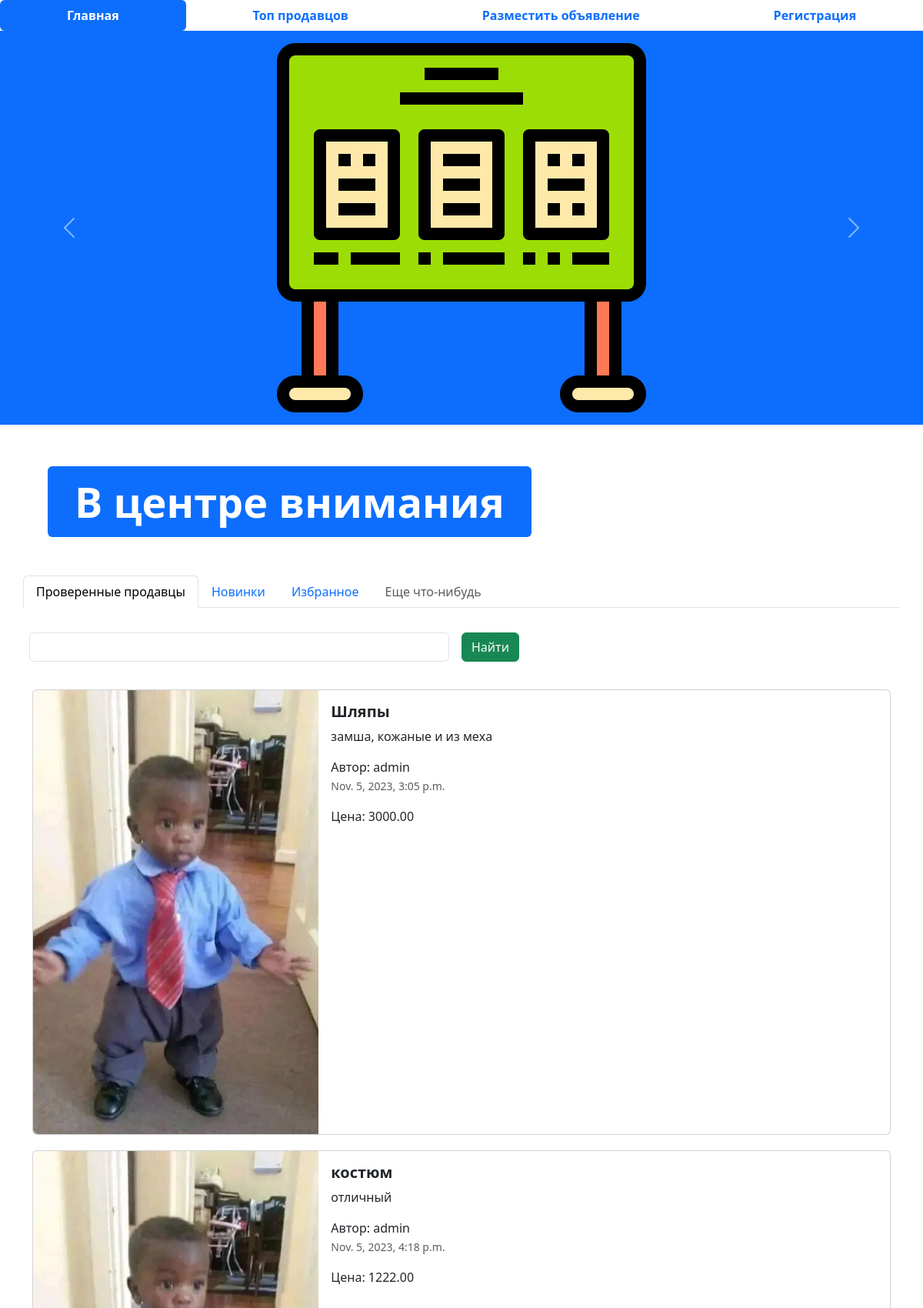
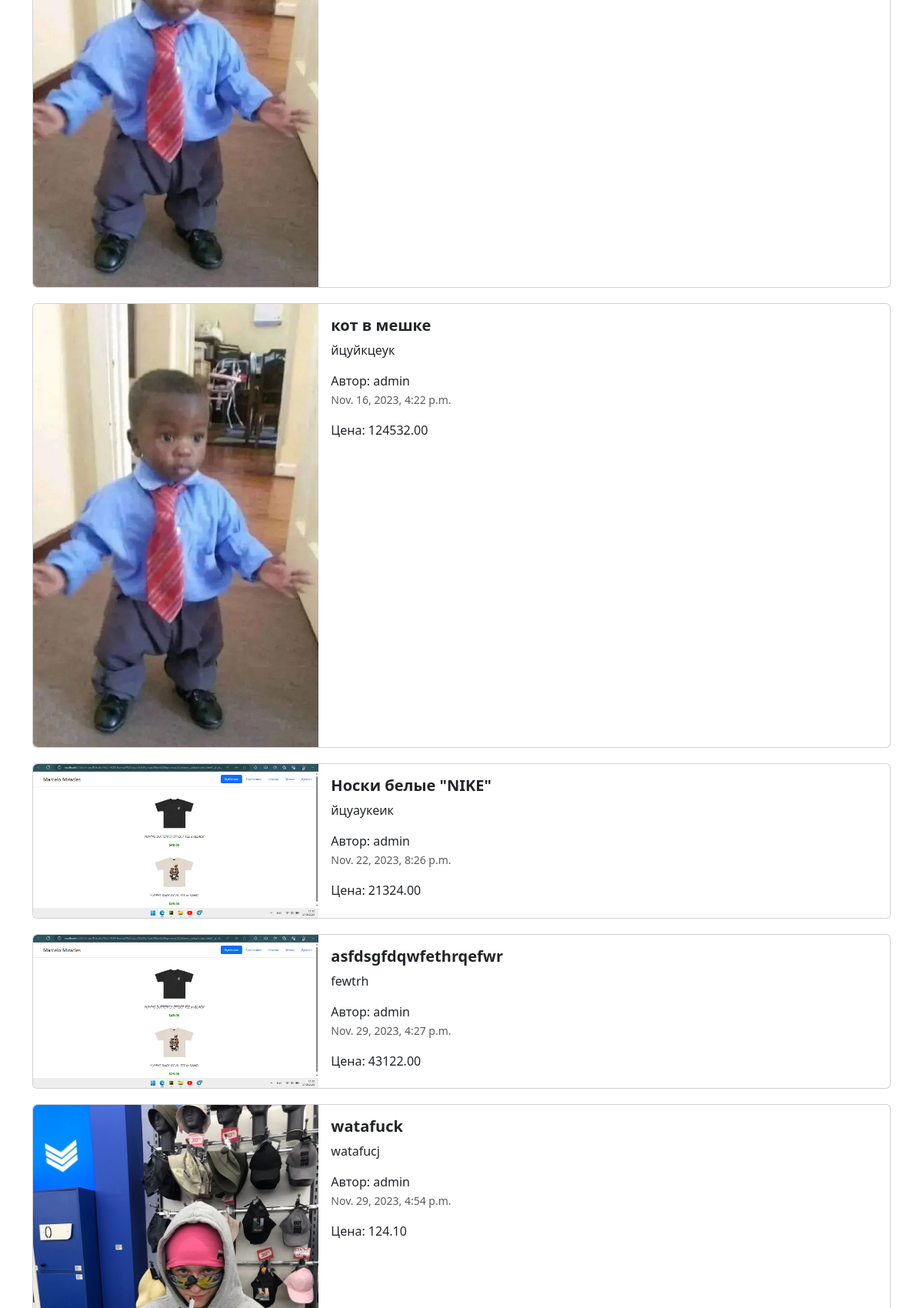
The page / (upper part) on the database its author committed (2 pictures, top to bottom).
### app_job/models.py (models this page shows, shortened)
class Advertisement(models.Model):
    title = models.CharField('Заголовок', max_length=64)
    description = models.TextField('Описание')
    price = models.DecimalField('Цена', max_length=15, decimal_places=2, max_digits=20)
    auction = models.BooleanField('Торг', help_text="Отметьте, если торг уместен")
    created_at = models.DateTimeField(auto_now_add=True)
    updated_at = models.DateTimeField(auto_now=True)
    image = models.ImageField('Изображение',  upload_to='myjob/', null=True, blank=True)
    user = models.ForeignKey(User, verbose_name='пользователь', on_delete=models.CASCADE, null=True, default=None)
    class Meta:
        db_table = 'advertisements'

### app_job/views.py (the view)
# urls.py: path('', index, name='main-page'),
def index(request):
    advertisement = Advertisement.objects.all()
    context = {'advertisement': advertisement}
    return render(request, 'app_advertisements/index.html', context)

### templates/app_advertisements/index.html (shortened to what this page needs)
{% extends 'base.html' %}
{% load static %}
{% block content %}
<ul class="nav nav-pills sticky-top bg-white nav-fill">
  <li class="nav-item">
    <a class="nav-link active" aria-current="page" href="{% url 'main_page' %}">
      <span style="font-weight: bold;">Главная</span>
    </a>
  </li>
  <li class="nav-item">
    <a class="nav-link" href="{% url 'top-sellers' %}"><span style="font-weight: bold;">Топ продавцов</span>
    </a>
  </li>
  {% if not user.is_authenticated %}
  <li class="nav-item">
    <a class="nav-link" href="{% url 'adv-post' %}">
      <span style="font-weight: bold;">Разместить объявление</span>
    </a>
  </li>
  <li class="nav-item">
    <a class="nav-link" href="register.html">
      <span style="font-weight: bold;">Регистрация</span>
    </a>
  </li>
  {% endif %}
</ul>
<div id="carouselExampleControls" class="carousel slide bg-primary" data-bs-ride="carousel">
  <div class="carousel-inner">
    <div class="carousel-item active">
      <img src="{% static 'img/adv.png' %}" class="mx-auto d-block w-33" alt="...">
    </div>
  </div>
  <button class="carousel-control-prev" type="button" data-bs-target="#carouselExampleControls" data-bs-slide="prev">
    <span class="carousel-control-prev-icon" aria-hidden="true"></span>
  </button>
  <button class="carousel-control-next" type="button" data-bs-target="#carouselExampleControls" data-bs-slide="next">
    <span class="carousel-control-next-icon" aria-hidden="true"></span>
  </button>
</div>
<div class="container" style="margin: 50px;">
  <div class="display-2">
    <span class="badge bg-primary">В центре внимания</span>
  </div>
</div>
<div class="container">
  <div class="row">
    <ul class="nav nav-tabs bg-white">
      <li class="nav-item">
        <a class="nav-link active" aria-current="page" href="#">Проверенные продавцы</a>
      </li>
      <li class="nav-item">
        <a class="nav-link" href="#">Новинки</a>
      </li>
      <li class="nav-item">
        <a class="nav-link" href="#">Избранное</a>
      </li>
      <li class="nav-item">
        <a class="nav-link disabled" href="#" tabindex="-1" aria-disabled="true">Еще что-нибудь</a>
      </li>
    </ul>
    <form class="row g-3">
      <div class="col-auto w-50">
        <input type="text" class="form-control">
      </div>
      <div class="col-auto">
        <button type="submit" class="btn btn-success mb-3">Найти</button>
      </div>
    </form>
  </div>
  {% for adv in advertisement %}
  <div class="col">
    <div class="card mb-2" style="max-width: 1200px; margin-top: 20px;">
      <div class="row g-0">
        <div class="col-md-4">
          <a href="advertisement.html" class="nav-link">
            <img src="{% if adv.image %}{{ adv.image.url }}{% endif %}" class="img-fluid rounded-start" alt="Card title">
          </a>
        </div>
        <div class="col-md-8">
          <div class="card-body">
            <h5 class="card-title">
              <a href="advertisement.html" class="nav-link"><strong>{{ adv.title }}</strong></a>
            </h5>
            <a href="advertisement.html" class="nav-link">
              <p class="card-text">
                {{ adv.description }}
              </p>
              <span>Автор: {{ adv.user }}</span>
              <p class="card-text"><small class="text-muted">{{ adv.created_at }}</small></p>
              <span>Цена: {{ adv.price }}</span>
            </a>
          </div>
        </div>
      </div>
    </div>
     {% endfor %}
  </div>
</div>
{% endblock %}

### templates/base.html (shortened to what this page needs)
{% load static %}
<!DOCTYPE html>
<html lang="en">
<head>
  <link href="{% static 'css/bootstrap.min.css' %}" rel="stylesheet">
  <link rel="stylesheet" href="{% static 'css/fontello.css' %}">
</head>
<body>
{% block content %}{% endblock %}
</body>
</html>

### rows shown on the page
Advertisement: image (picture), title "Шляпы", description "замша, кожаные и из меха", user "admin", created_at "Nov. 5, 2023, 3:05 p.m.", price "3000.00"
Advertisement: image (picture), title "костюм", description "отличный", user "admin", created_at "Nov. 5, 2023, 4:18 p.m.", price "1222.00"
Advertisement: image (picture), title "кот в мешке", description "йцуйкцеук", user "admin", created_at "Nov. 16, 2023, 4:22 p.m.", price "124532.00"
Advertisement: image (picture), title "Носки белые \"NIKE\"", description "йцуаукеик", user "admin", created_at "Nov. 22, 2023, 8:26 p.m.", price "21324.00"
Advertisement: image (picture), title "asfdsgfdqwfethrqefwr", description "fewtrh", user "admin", created_at "Nov. 29, 2023, 4:27 p.m.", price "43122.00"
Advertisement: image (picture), title "watafuck", description "watafucj", user "admin", created_at "Nov. 29, 2023, 4:54 p.m.", price "124.10"
